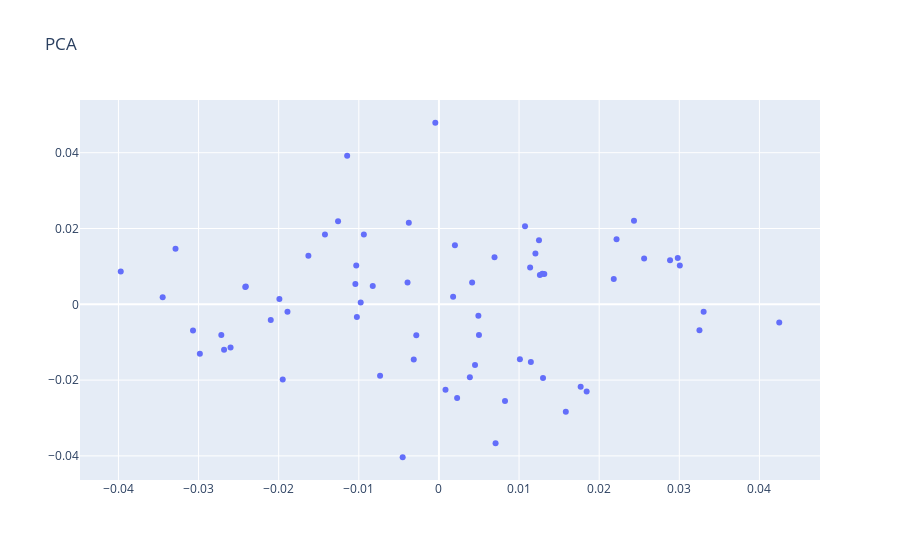

Notebook cell for this chart:
### Code cell
trace = go.Scatter(x=result['X'].values,
                   y=result['Y'].values,
                   text=result['Palabra'].values,
                   mode='markers') 

 

layout = go.Layout(title="PCA")

 

fig = go.Figure(data=trace, layout=layout)
iplot(fig)

### Figure 1 — Plotly figure (JSON) as saved in the notebook; plotly's stock layout.template omitted (floating-point values rounded to 4 significant figures)
{"data": [{"mode": "markers", "text": ["princesa", "ve", "malvada", "madrastra", "reina", "grimhilde", "ingenua", "nunca", "verdadero", "amor", "algún", "día", "sigue", "amable", "siempre", "cosas", "ayudar", "gente", "naturaleza", "corazón", "hace", "si", "puede", "después", "lado", "través", "persona", "gran", "lugar", "cenicienta", "dos", "aunque", "mantiene", "sueños", "realidad", "llega", "presenta", "película", "príncipe", "vista", "aurora", "bella", "durmiente", "hija", "hadas", "padre", "nombre", "largo", "tías", "así", "joven", "mundo", "ser", "misma", "nuevo", "primera", "segura", "propia", "aventura", "pueblo", "mujer", "vez", "pocahontas", "años", "mérida", "pixar"], "type": "scatter", "x": [-0.008261, -0.003142, 0.02182, 0.02434, 0.01315, 0.01075, 0.001769, -0.03448, -0.004525, -0.009371, -0.01024, 0.01147, 0.03007, 0.0126, 0.004995, 0.0129, -0.01991, 0.001994, 0.01011, -0.009763, -0.00376, 0.00707, 0.00386, -0.01949, 0.02884, 0.004144, -0.003918, -0.01145, 0.008246, -0.02716, -0.01259, -0.03069, -0.03288, 0.02217, -0.01629, -0.002826, 0.004505, -0.03971, 0.03252, -0.01422, -0.02099, 0.01844, 0.04247, -0.02984, 0.03304, -0.02682, -0.0004513, 0.00227, 0.006938, 0.01249, 0.02561, -0.0241, -0.01032, 0.01138, 0.01769, 0.004924, -0.0189, -0.007346, -0.02417, -0.02601, 0.01584, 0.02981, 0.0008195, -0.01043, 0.01204, 0.01299], "y": [0.004815, -0.01454, 0.006663, 0.02201, 0.007973, 0.02062, 0.001985, 0.001854, -0.04036, 0.01843, -0.00333, -0.01521, 0.01026, 0.007728, -0.008109, 0.008043, 0.001384, 0.01559, -0.01451, 0.0004503, 0.0215, -0.0367, -0.01927, -0.01987, 0.0116, 0.005751, 0.005751, 0.03918, -0.02555, -0.00807, 0.02188, -0.006941, 0.01465, 0.01719, 0.01281, -0.00815, -0.016, 0.008631, -0.006852, 0.01841, -0.004146, -0.02302, -0.00482, -0.01302, -0.001981, -0.01202, 0.04791, -0.0247, 0.01239, 0.0169, 0.01208, 0.004683, 0.01021, 0.009685, -0.02175, -0.003052, -0.001995, -0.01885, 0.004555, -0.01139, -0.02833, 0.0122, -0.02256, 0.005374, 0.01338, -0.01942]}], "layout": {"title": {"text": "PCA"}}}
